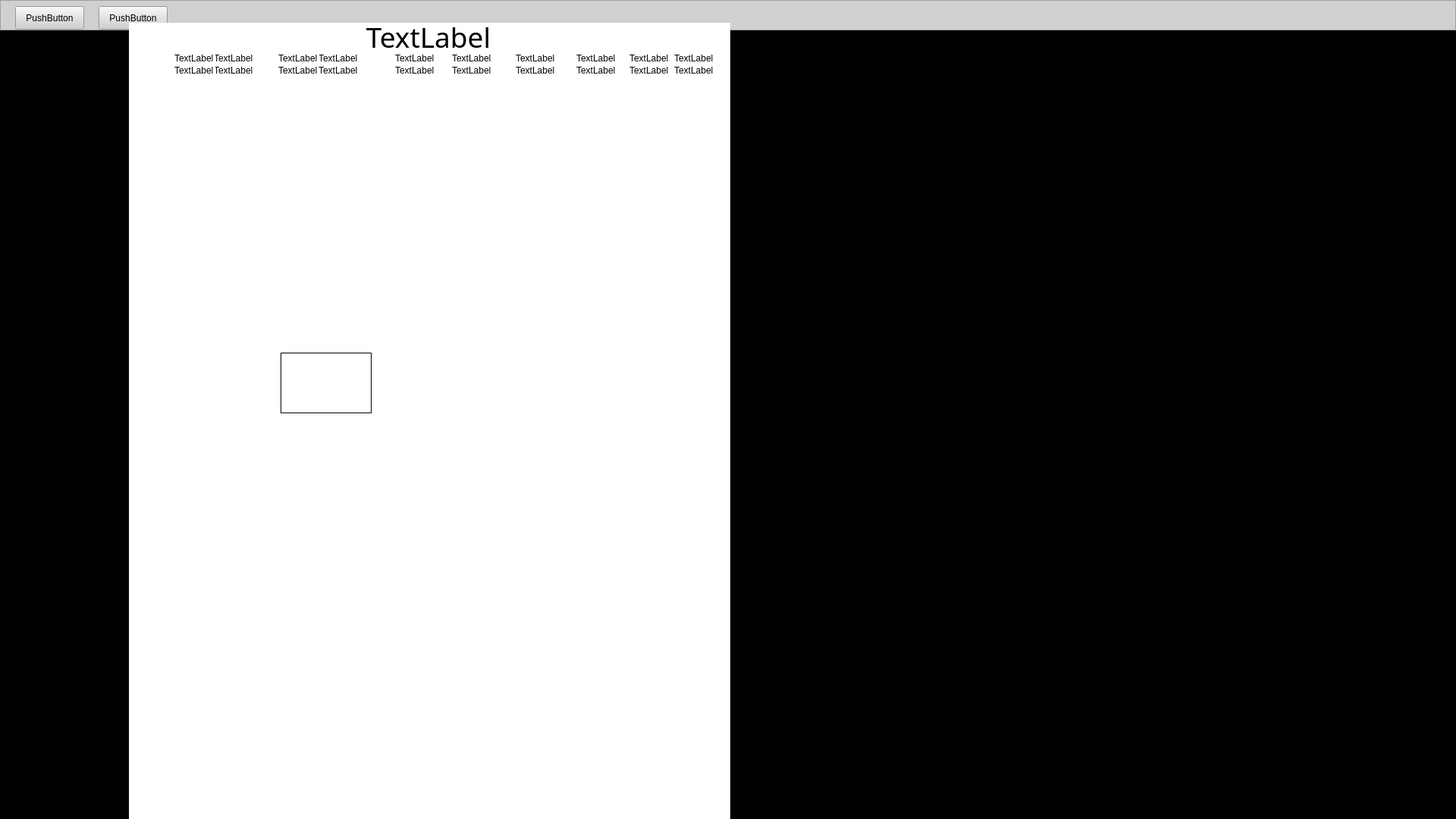
  <widget class="QFrame" name="panCenterP">
   <property name="geometry">
    <rect>
     <x>0</x>
     <y>0</y>
     <width>1920</width>
     <height>1080</height>
    </rect>
   </property>
   <property name="minimumSize">
    <size>
     <width>1920</width>
     <height>1080</height>
    </size>
   </property>
   <property name="styleSheet">
    <string notr="true">background-color: rgb(0, 0, 0);</string>
   </property>
   <widget class="QFrame" name="panTopH">
    <property name="geometry">
     <rect>
      <x>0</x>
      <y>0</y>
      <width>1920</width>
      <height>40</height>
     </rect>
    </property>
    <property name="styleSheet">
     <string notr="true">background-color: rgb(208, 208, 208);</string>
    </property>
    <property name="frameShape">
     <enum>QFrame::StyledPanel</enum>
    </property>
    <property name="frameShadow">
     <enum>QFrame::Raised</enum>
    </property>
    <widget class="QPushButton" name="bitPrint">
     <property name="geometry">
      <rect>
       <x>20</x>
       <y>8</y>
       <width>91</width>
       <height>31</height>
      </rect>
     </property>
     <property name="text">
      <string>PushButton</string>
     </property>
    </widget>
    <widget class="QPushButton" name="bitClose">
     <property name="geometry">
      <rect>
       <x>130</x>
       <y>8</y>
       <width>91</width>
       <height>31</height>
      </rect>
     </property>
     <property name="text">
      <string>PushButton</string>
     </property>
    </widget>
   </widget>
   <widget class="QWidget" name="panMoveP" native="true">
    <property name="geometry">
     <rect>
      <x>170</x>
      <y>30</y>
      <width>793</width>
      <height>1122</height>
     </rect>
    </property>
    <property name="styleSheet">
     <string notr="true">background-color: rgb(255, 255, 255);</string>
    </property>
    <widget class="QLabel" name="lblBedNo1">
     <property name="geometry">
      <rect>
       <x>590</x>
       <y>56</y>
       <width>60</width>
       <height>14</height>
      </rect>
     </property>
     <property name="text">
      <string>TextLabel</string>
     </property>
    </widget>
    <widget class="QLabel" name="lblMedicine">
     <property name="geometry">
      <rect>
       <x>660</x>
       <y>40</y>
       <width>54</width>
       <height>14</height>
      </rect>
     </property>
     <property name="text">
      <string>TextLabel</string>
     </property>
    </widget>
    <widget class="QLabel" name="lblHisNo1">
     <property name="geometry">
      <rect>
       <x>426</x>
       <y>56</y>
       <width>60</width>
       <height>14</height>
      </rect>
     </property>
     <property name="text">
      <string>TextLabel</string>
     </property>
    </widget>
    <widget class="QLabel" name="lblHisNo">
     <property name="geometry">
      <rect>
       <x>351</x>
       <y>56</y>
       <width>54</width>
       <height>14</height>
      </rect>
     </property>
     <property name="text">
      <string>TextLabel</string>
     </property>
    </widget>
    <widget class="QLabel" name="lblNameP">
     <property name="geometry">
      <rect>
       <x>112</x>
       <y>40</y>
       <width>60</width>
       <height>14</height>
      </rect>
     </property>
     <property name="text">
      <string>TextLabel</string>
     </property>
    </widget>
    <widget class="QLabel" name="lblAgeP">
     <property name="geometry">
      <rect>
       <x>250</x>
       <y>40</y>
       <width>60</width>
       <height>14</height>
      </rect>
     </property>
     <property name="text">
      <string>TextLabel</string>
     </property>
    </widget>
    <widget class="QLabel" name="mHospitalName">
     <property name="geometry">
      <rect>
       <x>0</x>
       <y>2</y>
       <width>790</width>
       <height>32</height>
      </rect>
     </property>
     <property name="font">
      <font>
       <family>宋体</family>
       <pointsize>28</pointsize>
      </font>
     </property>
     <property name="layoutDirection">
      <enum>Qt::LeftToRight</enum>
     </property>
     <property name="text">
      <string>TextLabel</string>
     </property>
     <property name="alignment">
      <set>Qt::AlignCenter</set>
     </property>
    </widget>
    <widget class="QLabel" name="lblBedNo">
     <property name="geometry">
      <rect>
       <x>510</x>
       <y>56</y>
       <width>54</width>
       <height>14</height>
      </rect>
     </property>
     <property name="text">
      <string>TextLabel</string>
     </property>
    </widget>
    <widget class="QLabel" name="lblInHosNo1">
     <property name="geometry">
      <rect>
       <x>590</x>
       <y>40</y>
       <width>60</width>
       <height>14</height>
      </rect>
     </property>
     <property name="text">
      <string>TextLabel</string>
     </property>
    </widget>
    <widget class="QLabel" name="lblAge">
     <property name="geometry">
      <rect>
       <x>197</x>
       <y>40</y>
       <width>54</width>
       <height>14</height>
      </rect>
     </property>
     <property name="text">
      <string>TextLabel</string>
     </property>
    </widget>
    <widget class="QLabel" name="lblCardNo1">
     <property name="geometry">
      <rect>
       <x>426</x>
       <y>40</y>
       <width>60</width>
       <height>14</height>
      </rect>
     </property>
     <property name="text">
      <string>TextLabel</string>
     </property>
    </widget>
    <widget class="QLabel" name="lblSexP">
     <property name="geometry">
      <rect>
       <x>112</x>
       <y>56</y>
       <width>60</width>
       <height>14</height>
      </rect>
     </property>
     <property name="text">
      <string>TextLabel</string>
     </property>
    </widget>
    <widget class="QLabel" name="lblName">
     <property name="geometry">
      <rect>
       <x>60</x>
       <y>40</y>
       <width>54</width>
       <height>14</height>
      </rect>
     </property>
     <property name="text">
      <string>TextLabel</string>
     </property>
    </widget>
    <widget class="QLabel" name="lblNo">
     <property name="geometry">
      <rect>
       <x>197</x>
       <y>56</y>
       <width>54</width>
       <height>14</height>
      </rect>
     </property>
     <property name="text">
      <string>TextLabel</string>
     </property>
    </widget>
    <widget class="QLabel" name="lblMedicine1">
     <property name="geometry">
      <rect>
       <x>719</x>
       <y>40</y>
       <width>60</width>
       <height>14</height>
      </rect>
     </property>
     <property name="text">
      <string>TextLabel</string>
     </property>
    </widget>
    <widget class="QLabel" name="lblNo1">
     <property name="geometry">
      <rect>
       <x>250</x>
       <y>56</y>
       <width>60</width>
       <height>14</height>
      </rect>
     </property>
     <property name="text">
      <string>TextLabel</string>
     </property>
    </widget>
    <widget class="QLabel" name="lblCardNo">
     <property name="geometry">
      <rect>
       <x>351</x>
       <y>40</y>
       <width>54</width>
       <height>14</height>
      </rect>
     </property>
     <property name="text">
      <string>TextLabel</string>
     </property>
    </widget>
    <widget class="QLabel" name="lblSex">
     <property name="geometry">
      <rect>
       <x>60</x>
       <y>56</y>
       <width>54</width>
       <height>14</height>
      </rect>
     </property>
     <property name="text">
      <string>TextLabel</string>
     </property>
    </widget>
    <widget class="QLabel" name="lblDr">
     <property name="geometry">
      <rect>
       <x>660</x>
       <y>56</y>
       <width>54</width>
       <height>14</height>
      </rect>
     </property>
     <property name="text">
      <string>TextLabel</string>
     </property>
    </widget>
    <widget class="QLabel" name="lblDr1">
     <property name="geometry">
      <rect>
       <x>719</x>
       <y>56</y>
       <width>60</width>
       <height>14</height>
      </rect>
     </property>
     <property name="text">
      <string>TextLabel</string>
     </property>
    </widget>
    <widget class="QLabel" name="lblInHosNo">
     <property name="geometry">
      <rect>
       <x>510</x>
       <y>40</y>
       <width>54</width>
       <height>14</height>
      </rect>
     </property>
     <property name="text">
      <string>TextLabel</string>
     </property>
    </widget>
    <widget class="QLabel" name="lblCDate">
     <property name="geometry">
      <rect>
       <x>580</x>
       <y>1080</y>
       <width>54</width>
       <height>12</height>
      </rect>
     </property>
     <property name="text">
      <string>TextLabel</string>
     </property>
    </widget>
    <widget class="QLabel" name="lblScrip">
     <property name="geometry">
      <rect>
       <x>390</x>
       <y>1080</y>
       <width>54</width>
       <height>12</height>
      </rect>
     </property>
     <property name="text">
      <string>TextLabel</string>
     </property>
    </widget>
    <widget class="QLabel" name="lblCDate1">
     <property name="geometry">
      <rect>
       <x>640</x>
       <y>1080</y>
       <width>54</width>
       <height>12</height>
      </rect>
     </property>
     <property name="text">
      <string>TextLabel</string>
     </property>
    </widget>
    <widget class="QCustomPlot" name="imgPrintSumF" native="true">
     <property name="geometry">
      <rect>
       <x>30</x>
       <y>75</y>
       <width>730</width>
       <height>1000</height>
      </rect>
     </property>
     <widget class="QCustomPlot" name="widget_4" native="true">
      <property name="geometry">
       <rect>
        <x>170</x>
        <y>360</y>
        <width>120</width>
        <height>80</height>
       </rect>
      </property>
      <property name="styleSheet">
       <string notr="true">border:1px solid black;</string>
      </property>
     </widget>
     <widget class="QCustomPlot" name="widget_3" native="true">
      <property name="geometry">
       <rect>
        <x>490</x>
        <y>250</y>
        <width>120</width>
        <height>80</height>
       </rect>
      </property>
      <property name="styleSheet">
       <string notr="true">border:1px solid black;</string>
      </property>
     </widget>
     <widget class="QCustomPlot" name="widget_6" native="true">
      <property name="geometry">
       <rect>
        <x>540</x>
        <y>380</y>
        <width>120</width>
        <height>80</height>
       </rect>
      </property>
      <property name="styleSheet">
       <string notr="true">border:1px solid black;</string>
      </property>
     </widget>
     <widget class="QCustomPlot" name="widget_7" native="true">
      <property name="geometry">
       <rect>
        <x>170</x>
        <y>480</y>
        <width>120</width>
        <height>80</height>
       </rect>
      </property>
      <property name="styleSheet">
       <string notr="true">border:1px solid black;</string>
      </property>
     </widget>
     <widget class="QCustomPlot" name="widget_9" native="true">
      <property name="geometry">
       <rect>
        <x>520</x>
        <y>500</y>
        <width>120</width>
        <height>80</height>
       </rect>
      </property>
      <property name="styleSheet">
       <string notr="true">border:1px solid black;</string>
      </property>
     </widget>
     <widget class="QCustomPlot" name="widget_1" native="true">
      <property name="geometry">
       <rect>
        <x>180</x>
        <y>250</y>
        <width>120</width>
        <height>80</height>
       </rect>
      </property>
      <property name="styleSheet">
       <string notr="true">border:1px solid black;</string>
      </property>
     </widget>
     <widget class="QCustomPlot" name="widget_8" native="true">
      <property name="geometry">
       <rect>
        <x>340</x>
        <y>490</y>
        <width>120</width>
        <height>80</height>
       </rect>
      </property>
      <property name="styleSheet">
       <string notr="true">border:1px solid black;</string>
      </property>
     </widget>
     <widget class="QCustomPlot" name="widget_5" native="true">
      <property name="geometry">
       <rect>
        <x>340</x>
        <y>370</y>
        <width>120</width>
        <height>80</height>
       </rect>
      </property>
      <property name="styleSheet">
       <string notr="true">border:1px solid black;</string>
      </property>
     </widget>
     <widget class="QCustomPlot" name="widget_2" native="true">
      <property name="geometry">
       <rect>
        <x>340</x>
        <y>250</y>
        <width>120</width>
        <height>80</height>
       </rect>
      </property>
      <property name="styleSheet">
       <string notr="true">border:1px solid black;</string>
      </property>
     </widget>
     <widget class="QCustomPlot" name="widget_10" native="true">
      <property name="geometry">
       <rect>
        <x>80</x>
        <y>640</y>
        <width>120</width>
        <height>80</height>
       </rect>
      </property>
      <property name="styleSheet">
       <string notr="true">border:1px solid black;</string>
      </property>
     </widget>
     <widget class="QLabel" name="lblLine1_1">
      <property name="geometry">
       <rect>
        <x>0</x>
        <y>890</y>
        <width>729</width>
        <height>1</height>
       </rect>
      </property>
      <property name="styleSheet">
       <string notr="true">background-color: rgb(0, 0, 0);</string>
      </property>
      <property name="text">
       <string/>
      </property>
     </widget>
     <widget class="QLabel" name="lblLine1_2">
      <property name="geometry">
       <rect>
        <x>0</x>
        <y>920</y>
        <width>729</width>
        <height>1</height>
       </rect>
      </property>
      <property name="styleSheet">
       <string notr="true">background-color: rgb(0, 0, 0);</string>
      </property>
      <property name="text">
       <string/>
      </property>
     </widget>
     <widget class="QLabel" name="lblLine2_1">
      <property name="geometry">
       <rect>
        <x>530</x>
        <y>1</y>
        <width>1</width>
        <height>999</height>
       </rect>
      </property>
      <property name="styleSheet">
       <string notr="true">background-color: rgb(0, 0, 0);</string>
      </property>
      <property name="text">
       <string/>
      </property>
     </widget>
     <widget class="QLabel" name="lblLine2_2">
      <property name="geometry">
       <rect>
        <x>610</x>
        <y>1</y>
        <width>1</width>
        <height>999</height>
       </rect>
      </property>
      <property name="styleSheet">
       <string notr="true">background-color: rgb(0, 0, 0);</string>
      </property>
      <property name="text">
       <string/>
      </property>
     </widget>
     <widget class="QLabel" name="lblLine3_1">
      <property name="geometry">
       <rect>
        <x>400</x>
        <y>820</y>
        <width>50</width>
        <height>1</height>
       </rect>
      </property>
      <property name="styleSheet">
       <string notr="true">background-color: rgb(0, 0, 0);</string>
      </property>
      <property name="text">
       <string/>
      </property>
     </widget>
     <widget class="QLabel" name="lblLine3_2">
      <property name="geometry">
       <rect>
        <x>400</x>
        <y>830</y>
        <width>50</width>
        <height>1</height>
       </rect>
      </property>
      <property name="styleSheet">
       <string notr="true">background-color: rgb(0, 0, 0);</string>
      </property>
      <property name="text">
       <string/>
      </property>
     </widget>
     <widget class="QLabel" name="lblLine3_3">
      <property name="geometry">
       <rect>
        <x>400</x>
        <y>850</y>
        <width>50</width>
        <height>1</height>
       </rect>
      </property>
      <property name="styleSheet">
       <string notr="true">background-color: rgb(0, 0, 0);</string>
      </property>
      <property name="text">
       <string/>
      </property>
     </widget>
     <zorder>widget_4</zorder>
     <zorder>widget_3</zorder>
     <zorder>widget_6</zorder>
     <zorder>widget_7</zorder>
     <zorder>widget_9</zorder>
     <zorder>widget_1</zorder>
     <zorder>widget_8</zorder>
     <zorder>widget_5</zorder>
     <zorder>widget_2</zorder>
     <zorder>widget_10</zorder>
     <zorder>lblLine1_2</zorder>
     <zorder>lblLine1_1</zorder>
     <zorder>lblLine2_1</zorder>
     <zorder>lblLine2_2</zorder>
     <zorder>lblLine3_1</zorder>
     <zorder>lblLine3_2</zorder>
     <zorder>lblLine3_3</zorder>
    </widget>
    <widget class="QCustomPlot" name="imgPrintSumF_2" native="true">
     <property name="geometry">
      <rect>
       <x>30</x>
       <y>75</y>
       <width>730</width>
       <height>1000</height>
      </rect>
     </property>
     <widget class="QCustomPlot" name="widget_11" native="true">
      <property name="geometry">
       <rect>
        <x>170</x>
        <y>360</y>
        <width>120</width>
        <height>80</height>
       </rect>
      </property>
      <property name="styleSheet">
       <string notr="true">border:1px solid black;</string>
      </property>
     </widget>
    </widget>
    <zorder>imgPrintSumF</zorder>
    <zorder>lblBedNo1</zorder>
    <zorder>lblMedicine</zorder>
    <zorder>lblHisNo1</zorder>
    <zorder>lblHisNo</zorder>
    <zorder>lblNameP</zorder>
    <zorder>lblAgeP</zorder>
    <zorder>mHospitalName</zorder>
    <zorder>lblBedNo</zorder>
    <zorder>lblInHosNo1</zorder>
    <zorder>lblAge</zorder>
    <zorder>lblCardNo1</zorder>
    <zorder>lblSexP</zorder>
    <zorder>lblName</zorder>
    <zorder>lblNo</zorder>
    <zorder>lblMedicine1</zorder>
    <zorder>lblNo1</zorder>
    <zorder>lblCardNo</zorder>
    <zorder>lblSex</zorder>
    <zorder>lblDr</zorder>
    <zorder>lblDr1</zorder>
    <zorder>lblInHosNo</zorder>
    <zorder>lblCDate</zorder>
    <zorder>lblScrip</zorder>
    <zorder>lblCDate1</zorder>
    <zorder>imgPrintSumF_2</zorder>
   </widget>
  </widget>
